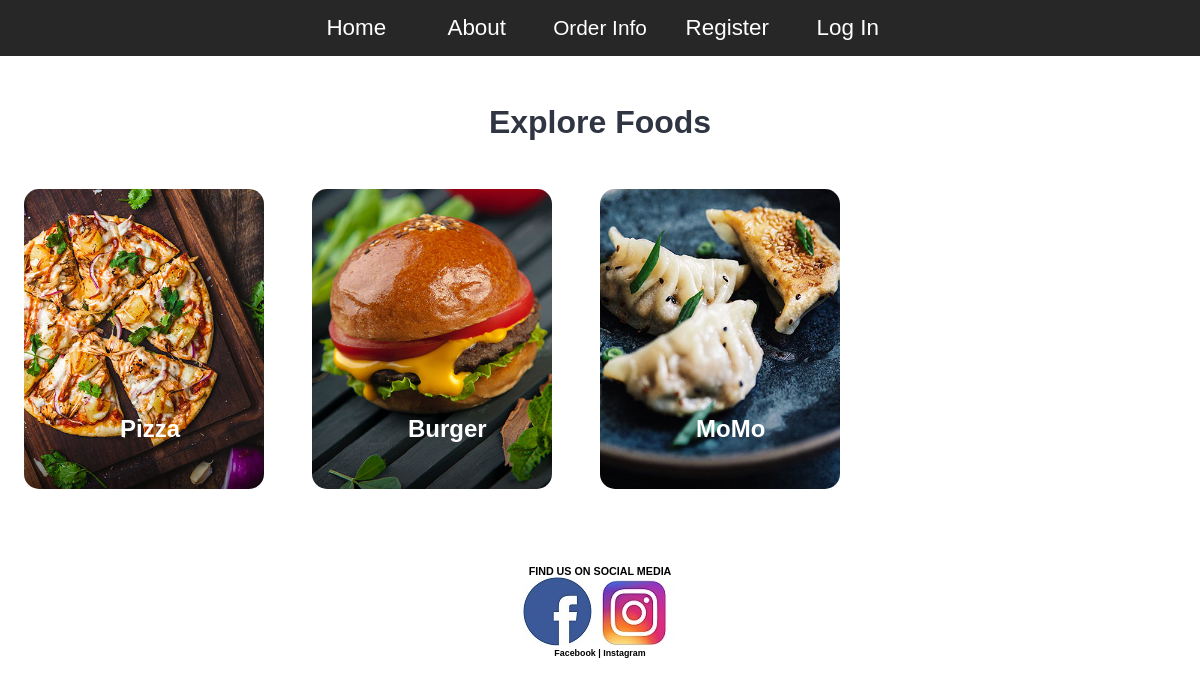
The app's page /categories.php, older data.
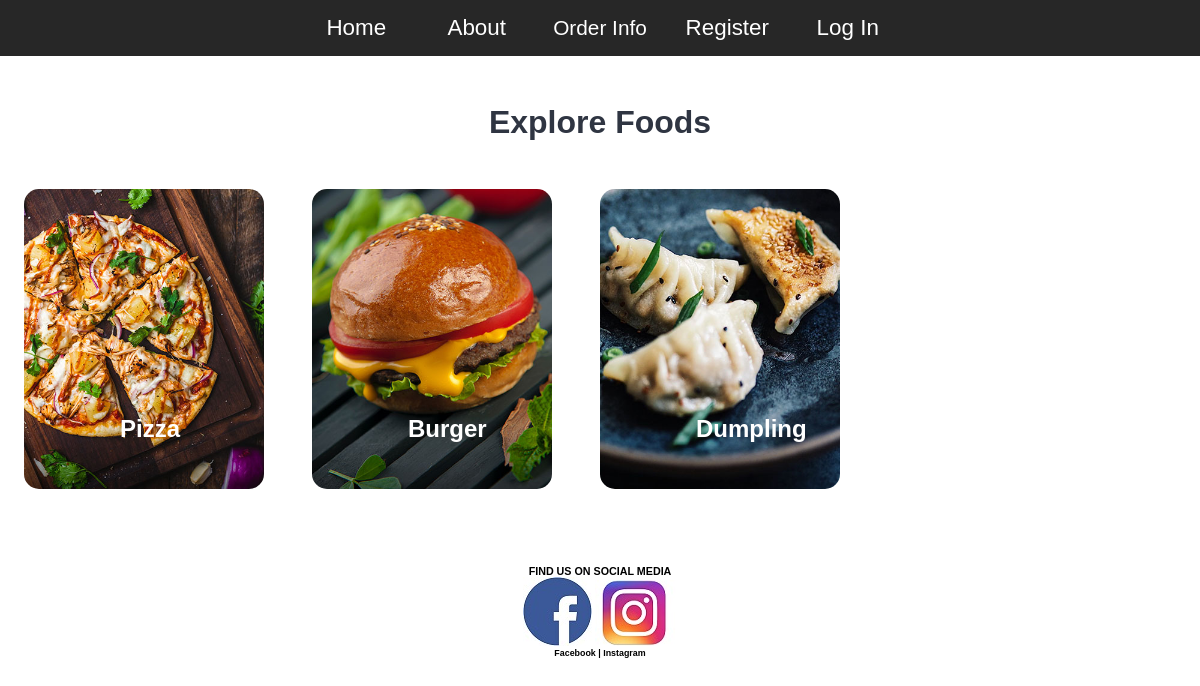
The same page, newer data.
### tables this page shows
CREATE TABLE `tbl_category` (
  `id` int(10) UNSIGNED NOT NULL,
  `title` varchar(100) NOT NULL,
  `image_name` varchar(255) NOT NULL,
  `featured` varchar(10) NOT NULL,
  `active` varchar(10) NOT NULL
);

### categories.php (the view, shortened to what this page needs)
<?php include('config/constants.php');?>
<!DOCTYPE html>
<html>
    <head>
        <link href="CSS/orderstyle.css" rel="stylesheet" />
    </head>
    <body>
        <header>
            <nav>
                <ul>
                    <li class="home"><a href="<?php echo SITEURL; ?>index.php" >   Home</a></li>
                    <li class="about"><a href="<?php echo SITEURL; ?>about.php">About</a></li>
                    <div class="dropdown">
                        <button class="dropbtn"><a class="active"></a>Order Info</button>
                        </div>
                    <li class="register"><a href="register.html">Register</a></li>
                    <li class="register"><a href="login.html">Log In</a></li>
                </ul>
            </nav>
        </header>
<section class="categories">
    <div class="container">
        <h2 class="text-center">Explore Foods</h2>
        <?php
        $sql = "SELECT * FROM tbl_category WHERE active='Yes'" ;
        $res= mysqli_query($conn, $sql);
        $count = mysqli_num_rows($res);
        if($count > 0){
            while($row= mysqli_fetch_assoc($res)){
                $id = $row['id'];
                $title = $row['title'];
                $image_name = $row['image_name'];
                ?>
                 <a href="<?php echo SITEURL;?>category-foods.php?category_id=<?php echo $id; ?>">
                    <div class="box-3 float-container">
                    <?php
                        if($image_name == ""){
                            echo "<div class= 'error'>Image not Available </div>";
                         }
                        else{
                        ?>
                        <img src="<?php echo SITEURL;?>images/category/<?php echo $image_name; ?>" alt="Pizza" class="img-responsive img-curve">
                        <?php
                        }
                    ?>
                   <h3 class="float-text text-white"><?php echo $title;?></h3>
                   </div>
                 </a>
             <?php
            }
        }
        else{
            echo "<div class = 'error'>Category not Found!</div>";
        }
        ?>
    </div>
</section>
            <footer>
                <div>
                    <h6 style="text-align: center; ">FIND US ON SOCIAL MEDIA<h6>
                        <div class="center">
                            <a href="https://www.facebook.com/" target="_blank"><img src="images/fb_original.jpg" alt="facebook" /></a>
                            <a href="https:/www.instagram.com/" target="_blank"><img src="images/insta.jpg" alt="instagram" /></a>
                            <h5 style="text-align: center; ">Facebook           |         Instagram<h5>
                </div>
            </footer>
    </body>
</html>

Row changes from the older to the newer data that the page shows:
changed tbl_category: title "MoMo" → "Dumpling"
